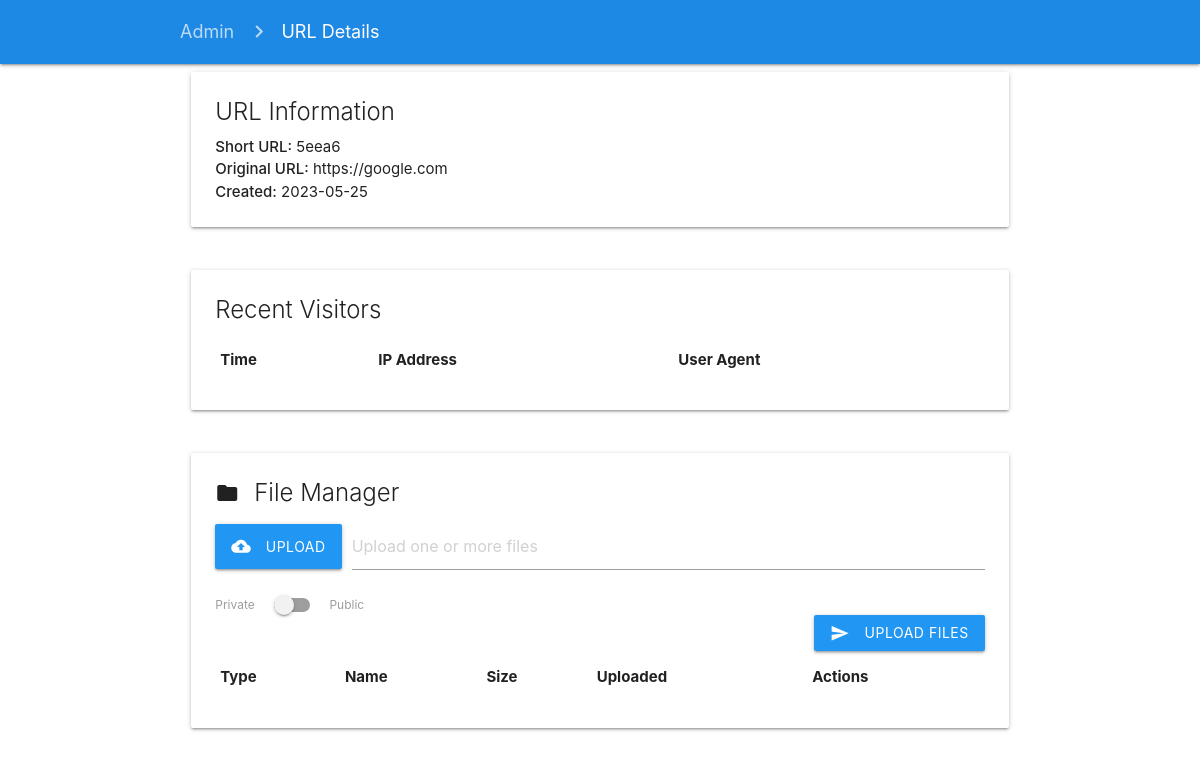
The page /htdcos/url_details.php?id=29 (signed in) on the database its author committed.
### tables this page shows
CREATE TABLE `urls` (
  `id` int(11) NOT NULL,
  `longurl` varchar(500) NOT NULL,
  `shorturl` varchar(30) NOT NULL,
  `time` date NOT NULL DEFAULT current_timestamp(),
  `is_custom` BOOLEAN DEFAULT FALSE,
  `custom_text` varchar(30) DEFAULT NULL,
  UNIQUE KEY `unique_shorturl` (`shorturl`),
  UNIQUE KEY `unique_custom` (`custom_text`)
);

### htdcos/url_details.php (the view, shortened to what this page needs)
<?php
require_once('db.php');
$url_id = isset($_GET['id']) ? (int)$_GET['id'] : 0;
$url_data = mysqli_fetch_assoc(mysqli_query($conn, "SELECT * FROM urls WHERE id = $url_id"));
?>
<!DOCTYPE html>
<html>
<head>
    <link rel="stylesheet" href="https://cdnjs.cloudflare.com/ajax/libs/materialize/1.0.0/css/materialize.min.css">
</head>
<body>
<nav class="blue darken-1">
    <div class="nav-wrapper container">
        <a href="admin.php" class="breadcrumb">Admin</a>
        <a href="#!" class="breadcrumb">URL Details</a>
    </div>
</nav>
<div class="container">
    <div class="row">
        <div class="col s12">
            <div class="card">
                <div class="card-content">
                    <span class="card-title">URL Information</span>
                    <p><strong>Short URL:</strong> <?php echo $url_data['shorturl']; ?></p>
                    <p><strong>Original URL:</strong> <?php echo $url_data['longurl']; ?></p>
                    <p><strong>Created:</strong> <?php echo $url_data['time']; ?></p>
                </div>
            </div>
        </div>
    </div>
    <div class="row">
        <div class="col s12">
            <div class="card">
                <div class="card-content">
                    <span class="card-title">Recent Visitors</span>
                    <table class="striped">
                        <thead>
                            <tr>
                                <th>Time</th>
                                <th>IP Address</th>
                                <th>User Agent</th>
                            </tr>
                        </thead>
                    </table>
                </div>
            </div>
        </div>
    </div>
    <div class="row">
        <div class="col s12">
            <div class="card">
                <div class="card-content">
                    <span class="card-title">
                        <i class="material-icons left">folder</i>
                        File Manager
                    </span>
                    <form action="upload.php" method="post" enctype="multipart/form-data" class="mb-4">
                        <div class="file-field input-field">
                            <div class="btn blue">
                                <span><i class="material-icons left">cloud_upload</i>Upload</span>
                            </div>
                            <div class="file-path-wrapper">
                                <input class="file-path validate" type="text" placeholder="Upload one or more files">
                            </div>
                        </div>
                        <div class="switch">
                            <label>
                                Private
                                <span class="lever"></span>
                                Public
                            </label>
                        </div>
                        <button class="btn waves-effect waves-light blue right" type="submit">
                            <i class="material-icons left">send</i>Upload Files
                        </button>
                    </form>
                    <div class="file-browser">
                        <table class="striped highlight">
                            <thead>
                                <tr>
                                    <th>Type</th>
                                    <th>Name</th>
                                    <th>Size</th>
                                    <th>Uploaded</th>
                                    <th>Actions</th>
                                </tr>
                            </thead>
                        </table>
                    </div>
                </div>
            </div>
        </div>
    </div>
</div>
</body>
</html>

### rows shown on the page
urls: shorturl "5eea6", longurl "https://google.com", time "2023-05-25"
